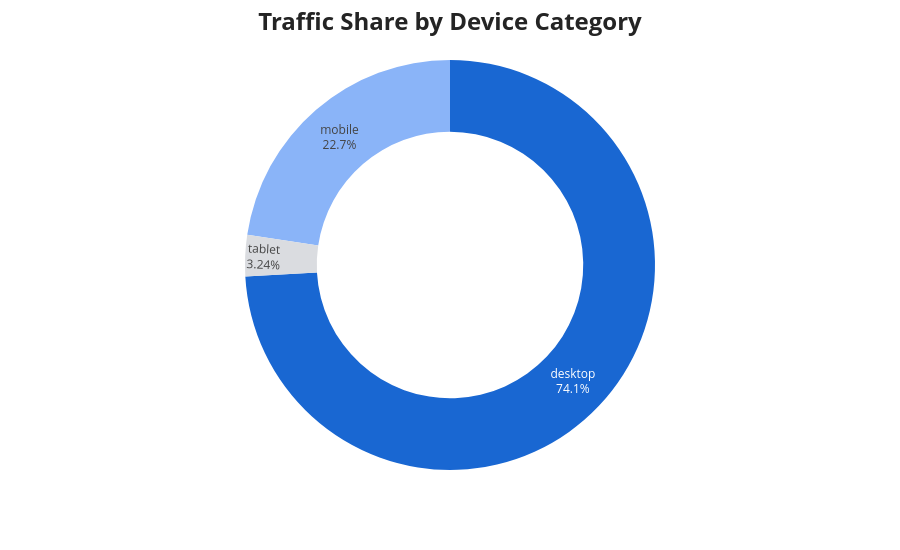

Notebook code cell kept with this figure:
### Code cell
fig = px.pie(

    device_summary,

    names="deviceCategory",

    values="Sessions",

    hole=0.65,

    color_discrete_sequence=[
        "#1967D2",
        "#8AB4F8",
        "#DADCE0"
    ]

)

fig.update_traces(

    textposition="inside",

    textinfo="percent+label"

)

fig.update_layout(

    template="simple_white",

    title=dict(

        text="<b>Traffic Share by Device Category</b>",

        x=0.5,

        font=dict(size=24)

    ),

    height=550,

    showlegend=False

)

fig.show()

### Figure 1 — Plotly figure (JSON) as saved in the notebook; plotly's stock layout.template omitted (floating-point values rounded to 4 significant figures)
{"data": [{"domain": {"x": [0, 1], "y": [0, 1]}, "hole": 0.65, "hovertemplate": "deviceCategory=%{label}<br>Sessions=%{value}<extra></extra>", "labels": ["desktop", "mobile", "tablet"], "legendgroup": "", "name": "", "showlegend": true, "textinfo": "percent+label", "textposition": "inside", "type": "pie", "values": [74109, 22650, 3241]}], "layout": {"height": 550, "legend": {"tracegroupgap": 0}, "margin": {"t": 60}, "piecolorway": ["#1967D2", "#8AB4F8", "#DADCE0"], "showlegend": false, "title": {"font": {"size": 24}, "text": "<b>Traffic Share by Device Category</b>", "x": 0.5}}}
